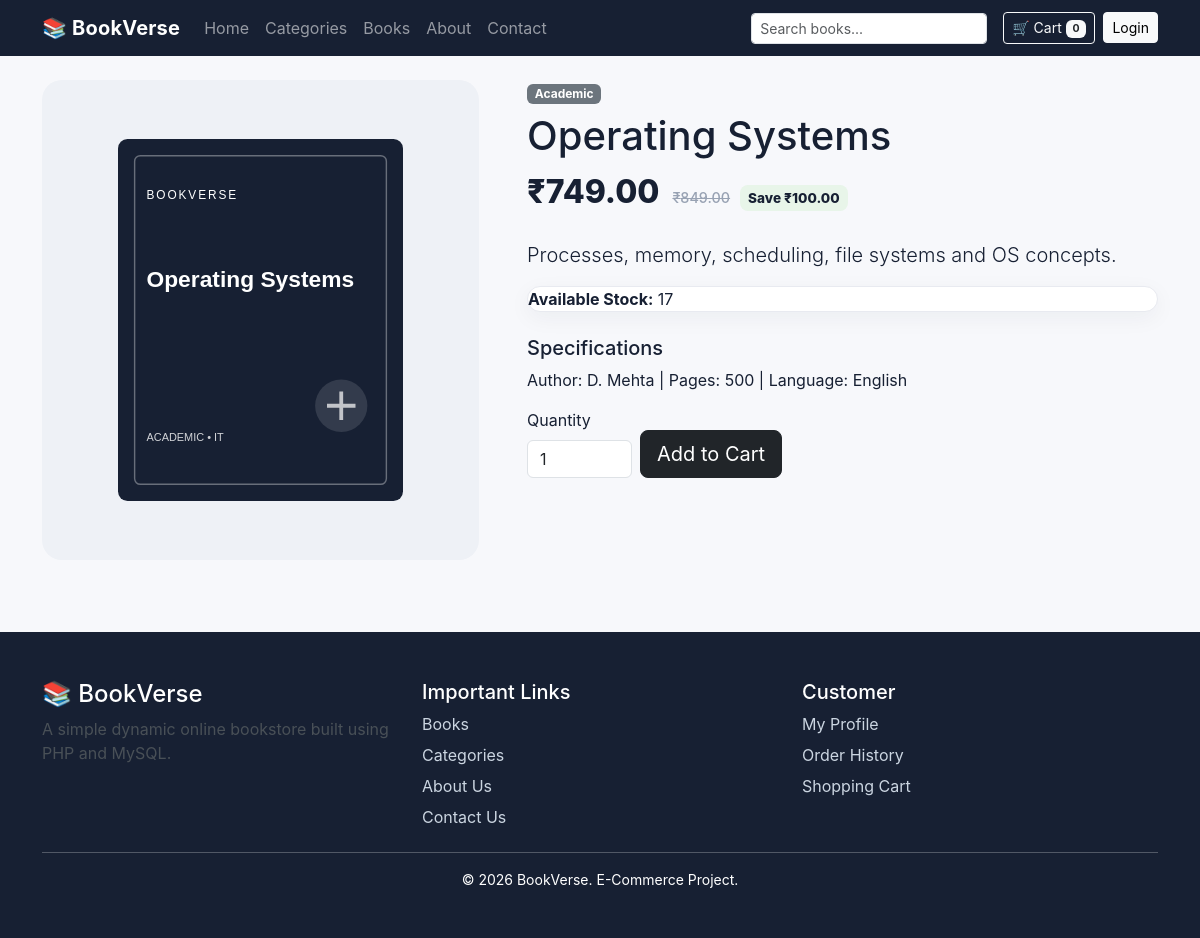
/product.php?id=12, run on the app's committed database.
### tables this page shows
CREATE TABLE products (
    id INT AUTO_INCREMENT PRIMARY KEY,
    category_id INT NOT NULL,
    name VARCHAR(200) NOT NULL,
    image VARCHAR(255) DEFAULT NULL,
    price DECIMAL(10,2) NOT NULL,
    discount DECIMAL(10,2) NOT NULL DEFAULT 0,
    description TEXT,
    specifications TEXT,
    stock_quantity INT NOT NULL DEFAULT 0,
    status TINYINT(1) NOT NULL DEFAULT 1,
    created_at TIMESTAMP DEFAULT CURRENT_TIMESTAMP,
    FOREIGN KEY (category_id) REFERENCES categories(id) ON DELETE RESTRICT
);

CREATE TABLE categories (
    id INT AUTO_INCREMENT PRIMARY KEY,
    name VARCHAR(100) NOT NULL,
    image VARCHAR(255) DEFAULT NULL,
    description TEXT,
    status TINYINT(1) NOT NULL DEFAULT 1,
    created_at TIMESTAMP DEFAULT CURRENT_TIMESTAMP
);

### functions.php (called while the page is built, shortened)
<?php
function e($value) {
    return htmlspecialchars((string)$value, ENT_QUOTES, 'UTF-8');
}
function productPrice($p) {
    return max(0, (float)$p['price'] - (float)$p['discount']);
}

### product.php (the view, shortened to what this page needs)
<?php
require_once 'functions.php';
$id=(int)($_GET['id'] ?? 0);
$stmt=$pdo->prepare("SELECT p.*, c.name AS category_name FROM products p JOIN categories c ON c.id=p.category_id WHERE p.id=? AND p.status=1");
$stmt->execute([$id]); $p=$stmt->fetch();
require 'header.php';
?>
<div class="row g-5">
  <div class="col-md-5"><div class="detail-image"><img src="<?= e($p['image']) ?>" alt="<?= e($p['name']) ?>"></div></div>
  <div class="col-md-7">
    <span class="badge bg-secondary"><?= e($p['category_name']) ?></span>
    <h1 class="mt-2"><?= e($p['name']) ?></h1>
    <div class="price big">₹<?= number_format(productPrice($p),2) ?>
      <?php if($p['discount']>0): ?><del>₹<?= number_format($p['price'],2) ?></del><span class="discount">Save ₹<?= number_format($p['discount'],2) ?></span><?php endif; ?>
    </div>
    <p class="lead mt-4"><?= e($p['description']) ?></p>
    <div class="info-box mb-4"><strong>Available Stock:</strong> <?= (int)$p['stock_quantity'] ?></div>
    <h5>Specifications</h5><p><?= nl2br(e($p['specifications'])) ?></p>
    <?php if($p['stock_quantity']>0): ?>
    <form action="cart.php" method="post" class="row g-2 align-items-end">
      <div class="col-auto"><label class="form-label">Quantity</label><input class="form-control" type="number" name="quantity" value="1" min="1" max="<?= $p['stock_quantity'] ?>"></div>
      <div class="col-auto"><button class="btn btn-dark btn-lg">Add to Cart</button></div>
    </form>
    <?php else: ?><button class="btn btn-secondary btn-lg" disabled>Out of Stock</button><?php endif; ?>
  </div>
</div>
<?php require 'footer.php'; ?>

### assets/css/style.css (style rules this page uses)
:root { --ink:#172033;--muted:#667085;--paper:#f7f8fb;--card:#fff;--accent:#253a63 }
body { background:var(--paper);color:var(--ink);font-family:Inter,system-ui,-apple-system,Segoe UI,Roboto,Arial,sans-serif }
.category-card,.category-large,.product-card,.form-card,.summary-box,.order-card,.info-box { background:#fff;border:1px solid #e8eaf0;border-radius:16px;box-shadow:0 6px 22px rgba(23,32,51,.05) }
.price { font-size:1.15rem;font-weight:800 }
.price del { font-size:.9rem;color:#98a2b3;font-weight:500;margin-left:6px }
.price.big { font-size:2rem }
.discount { font-size:.85rem;margin-left:10px;background:#e8f5e9;padding:5px 8px;border-radius:8px }
.detail-image { background:#eef1f6;border-radius:20px;min-height:480px;display:flex;align-items:center;justify-content:center;padding:40px }
.detail-image img { width:80%;max-height:500px;object-fit:contain }

### data on the page
products: image (picture), category.name "Academic", name "Operating Systems", productPrice($p) "749.00", price "849.00", discount "100.00", description "Processes, memory, scheduling, file systems and OS concepts.", stock_quantity "17", specifications "Author: D. Mehta | Pages: 500 | Language: English"

### other printed values
cartCount() "0"
